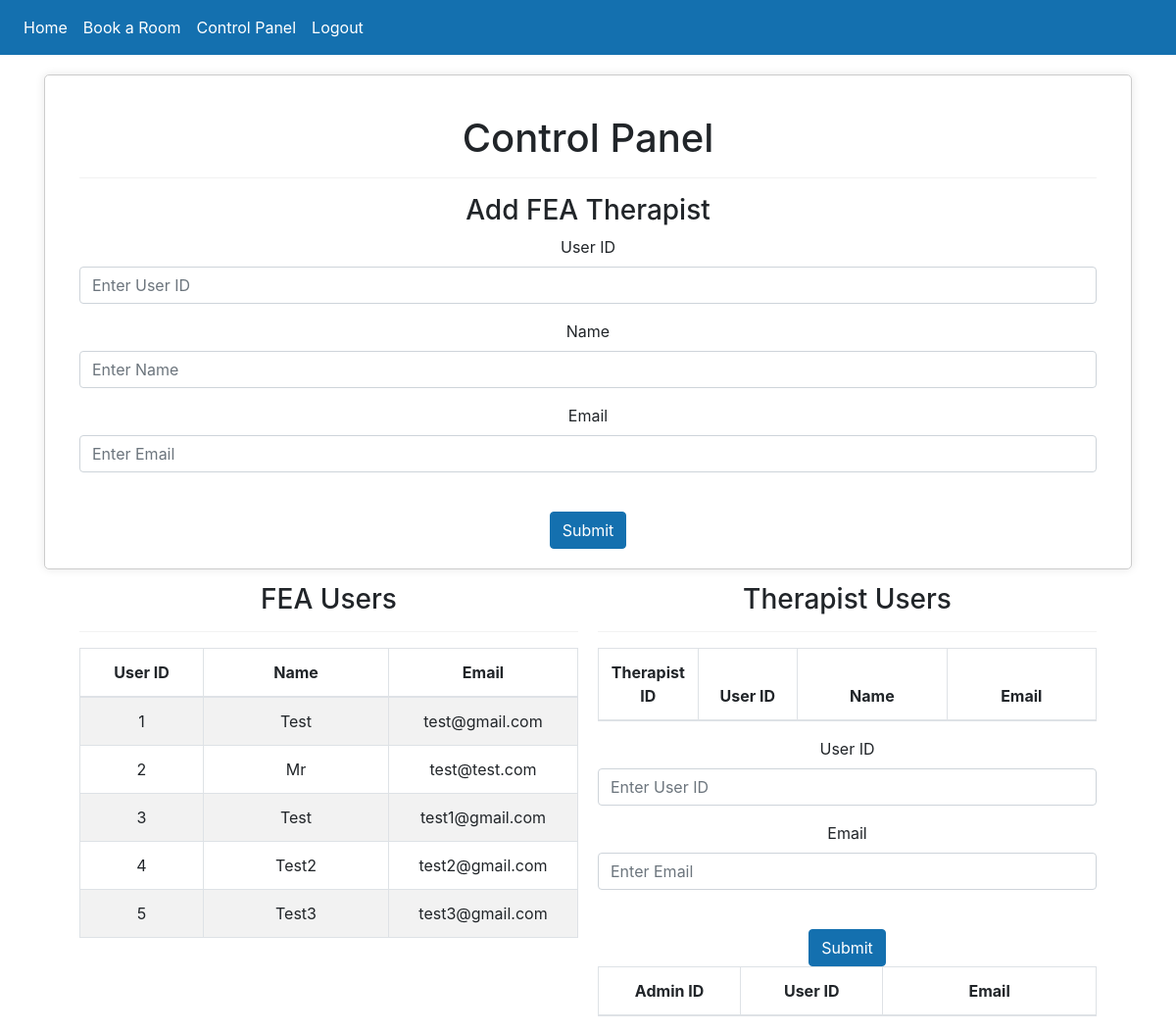
Screenshot of /control_panel (signed in) with the database file from the repository.
### website/models.py (models this page shows)
class User(db.Model, UserMixin):
    id = db.Column(db.Integer, primary_key=True)
    email = db.Column(db.String(150), unique=True)
    password = db.Column(db.String(150))
    first_name = db.Column(db.String(150))
    notes = db.relationship('Note')

### website/views.py (the view)
@views.route('/control_panel', methods=['GET', 'POST'])
@login_required
def control_panel():
    user1 = User.query.all()
    return render_template('control_panel.html', user=current_user, user1=user1)

### website/__init__.py (called while the page is built)
def create_app():
    app = Flask(__name__)
    app.config['SECRET_KEY'] = 'Team2 Stockton University'
    app.config['SQLALCHEMY_DATABASE_URI'] = f'sqlite:///{DB_NAME}'
    db.init_app(app)
    from .views import views
    from .auth import auth
    app.register_blueprint(views, url_prefix='/')
    app.register_blueprint(auth, url_prefix='/')
    from .models import User, Note
    create_database(app)
    login_manager = LoginManager()
    login_manager.login_view = 'auth.login'  #Flask will redirect to auth.login if the user is not logged in.
    login_manager.init_app(app) #allows login_manager to use the app
    @login_manager.user_loader #Will look for PK and check if id = user_id in the database.
    def load_user(user_id):
        return User.query.get(int(user_id))
    return app

### website/templates/control_panel.html (shortened to what this page needs)
{% extends "base.html" %}
{% block content %}
<div class="center-box" style="max-width: 2400px; margin: 20px auto; z-index: -1;">
    <h1 align="center" style="margin-top: 20px;">Control Panel</h1>
    <div class="container-fluid" style="clear: both;">
        <div class="section">
            <hr style="opacity: 0.5;">
            <h3>Add FEA Therapist</h3>
            <form method="POST" action="/add-therapist">
                <div class="form-group">
                    <label for="id">User ID</label>
                    <input type="number" step="1" class="form-control" name="id" placeholder="Enter User ID" />
                </div>
                <div class="form-group">
                    <label for="name">Name</label>
                    <input type="text" class="form-control" name="name" placeholder="Enter Name" />
                </div>
                <div class="form-group">
                    <label for="email">Email</label>
                    <input type="text" class="form-control" name="email" placeholder="Enter Email" />
                </div>
                <br />
                <button type="submit" class="btn btn-primary">Submit</button>
            </form>
        </div>
        <div class="section" style="float: left; width: 50%; padding-right: 10px; margin-top: 35px;">
            <div class="table-box">
                <h3>FEA Users</h3>
                <hr style="opacity: 0.5;">
                <div class="table-container">
                    <table class="table table-striped table-bordered">
                        <thead>
                            <tr>
                                <th style="width: 20%;">User ID</th>
                                <th style="width: 30%;">Name</th>
                                <th style="width: 30%;">Email</th>
                            </tr>
                        </thead>
                        <tbody>
                            {% for user in user1 %}
                                <tr>
                                    <td style="width: 20%;">{{ user.id }}</td>
                                    <td style="width: 30%;">{{ user.first_name }}</td>
                                    <td style="width: 30%;">{{ user.email }}</td>
                                </tr>
                            {% endfor %}
                        </tbody>
                    </table>
                </div>
            </div>
        </div>
        <div class="section" style="float: left; width: 50%; padding-left: 10px; margin-top: 35px;">
            <div class="table-box">
                <h3>Therapist Users</h3>
                <hr style="opacity: 0.5;">
                <div class="table-container">
                    <table class="table table-striped table-bordered">
                        <thead>
                            <tr>
                                <th style="width: 20%;">Therapist ID</th>
                                <th style="width: 20%;">User ID</th>
                                <th style="width: 30%;">Name</th>
                                <th style="width: 30%;">Email</th>
                            </tr>
                        </thead>
                    </table>
                </div>
            <form method="POST" action="/add-admin">
                <div class="form-group">
                    <label for="id">User ID</label>
                    <input type="number" step="1" class="form-control" name="id" placeholder="Enter User ID" />
                </div>
                <div class="form-group">
                    <label for="email">Email</label>
                    <input type="text" class="form-control" name="email" placeholder="Enter Email" />
                </div>
                <br />
                <button type="submit" class="btn btn-primary">Submit</button>
            </form>
                <div class="table-container">
                    <table class="table table-striped table-bordered">
                        <thead>
                            <tr>
                                <th style="width: 20%;">Admin ID</th>
                                <th style="width: 20%;">User ID</th>
                                <th style="width: 30%;">Email</th>
                            </tr>
                        </thead>
                    </table>
                </div>
            </div>
        </div>
    </div>
</div>
{% endblock %}

### website/static/style.css (style rules this page uses)
.btn-primary { color: #fff; background-color: #1470af; border-color: #1470af; }
body { margin-bottom: 100px; }
.center-box { max-width: 400px; margin: 20px auto; text-align: center; padding: 20px; border: 1px solid #ccc; border-radius: 5px; background-color: #fff; box-shadow: 0 0 10px rgba(0, 0, 0, 0.1); }

### rows the page displays
User: id "1", first_name "Test", email "test@gmail.com"
User: id "2", first_name "Mr", email "test@test.com"
User: id "3", first_name "Test", email "test1@gmail.com"
User: id "4", first_name "Test2", email "test2@gmail.com"
User: id "5", first_name "Test3", email "test3@gmail.com"
